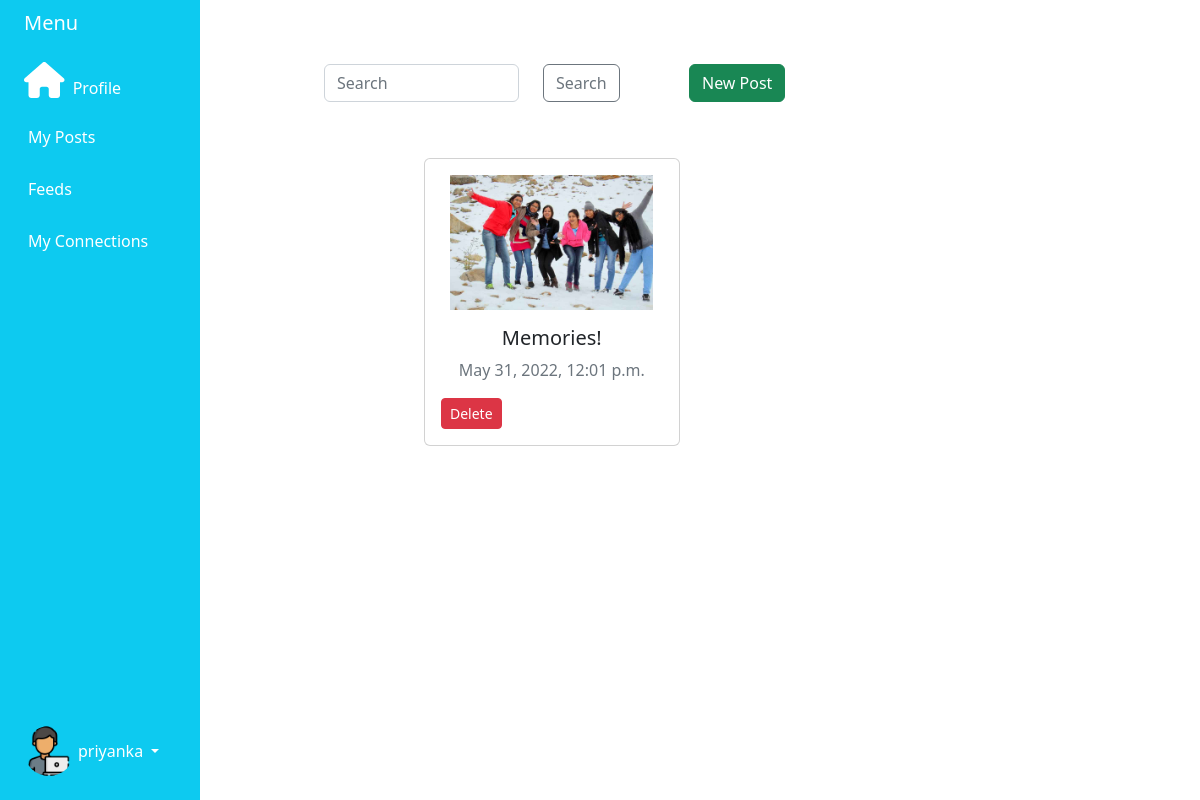
The page /social/mypost/ (signed in) on the database as committed earlier.
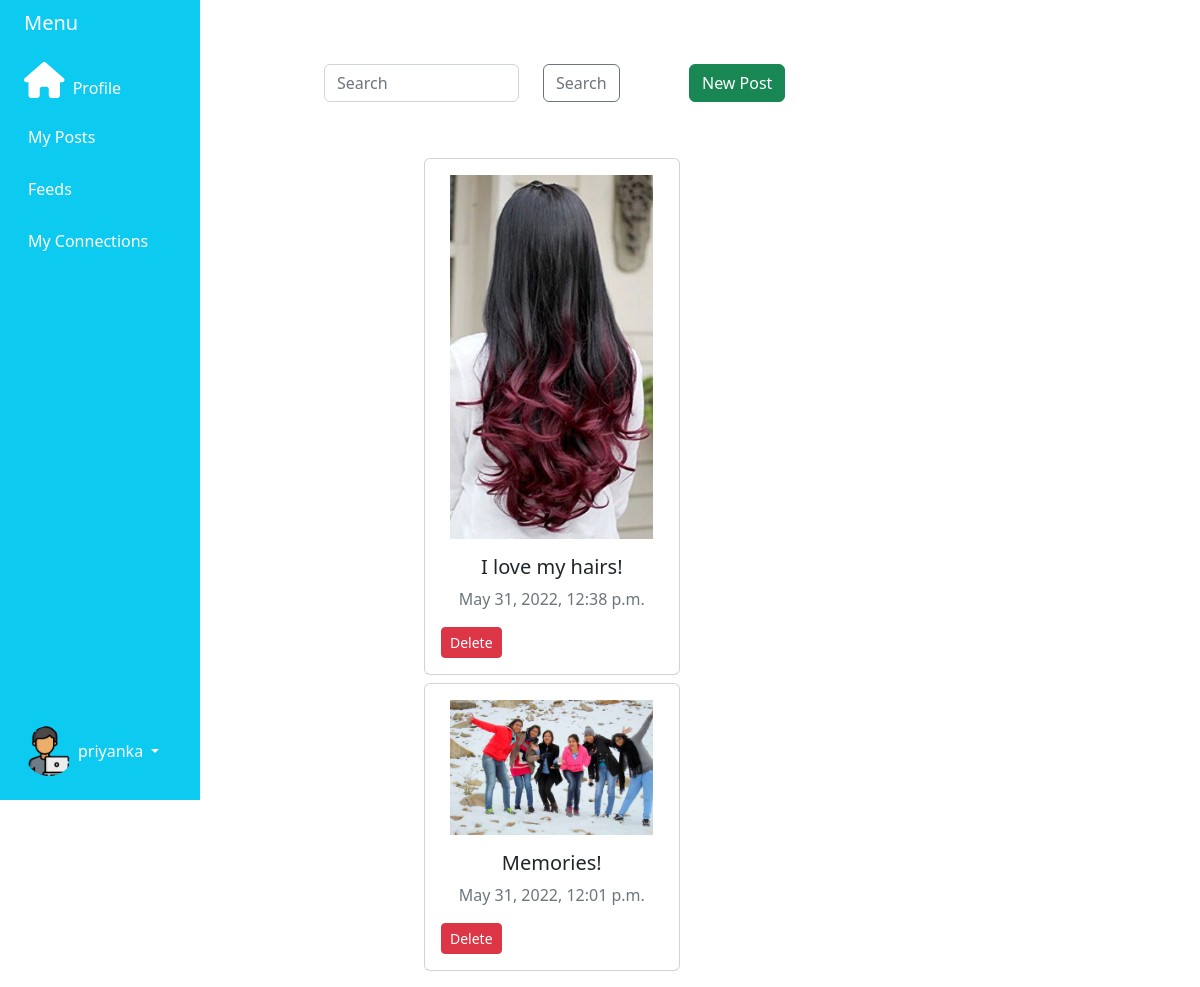
The same page on the database as committed later.
### social/models.py (models this page shows, shortened)
class MyPost(models.Model):
    pic = models.ImageField(upload_to = "images",null=True)
    subject = models.CharField(max_length=200)
    cr_date = models.DateTimeField(auto_now_add=True)
    uploaded_by = models.ForeignKey(to=django_user, on_delete=CASCADE,null=True, blank=True)

### social/views.py (the view)
# urls.py: path('mypost/',views.MyPostListView.as_view()),
@method_decorator(login_required,name="dispatch")
class MyPostListView(ListView):
    model = MyPost
    def get_queryset(self):
        si = self.request.GET.get("si")
        if si == None:
            si = ""
        return MyPost.objects.filter(Q(uploaded_by = self.request.user)).filter(Q(subject__icontains = si)).order_by("-id")

### social/templates/social/mypost_list.html
{% extends 'base.html' %}
{% block content %}
<br><br>
    <div class="container">
        <form>
        <div class="row justify-content-start">
          <div class="col-3">
            <input value="{{ request.GET.si }}" class="form-control col-2" type="search" placeholder="Search" aria-label="Search" name="si">
          </div>
          <div class="col-2">
            <button class="btn btn-outline-secondary my-2 my-sm-0" type="submit" value="Search">Search</button>
          </div>
          <div class="col-2">
            <a href="/social/mypost/create" class="btn btn-success">New Post</a>
          </div>
        </div>
</form>
</div>
<br><br>
<div class="container">
{% for n1 in mypost_list %}
<div class="card ml-4 mt-2" style="width: 30%; margin-left: 100px; ">
    <img class="card-img-top mx-auto pt-3" src="/media/{{n1.pic}}" alt="Card image cap" style="width: 80%;">
    <div class="card-body">
      <h5 class="card-title alin text-center">{{ n1.subject }}</h5>
      <p class="text-secondary mx-auto text-center">{{ n1.cr_date }}</p>
      <a href="/social/mypost/delete/{{n1.id}}" class="btn btn-danger btn-sm">Delete</a>
    </div>
  </div>
{% endfor %}
</div>
{% endblock %}

### social/templates/base.html (shortened to what this page needs)
{% load static %}
<!DOCTYPE html>
<html lang="en">
<head>
    <link href="https://cdn.jsdelivr.net/npm/bootstrap@5.2.0-beta1/dist/css/bootstrap.min.css" rel="stylesheet">
    <link href="{% static 'styles.css' %}" rel="stylesheet">
</head>
<body>
<div class="container-fluid">
    <div class="row flex-nowrap">
        <div class="col-auto col-md-3 col-xl-2 px-sm-2 px-0 bg-info" style="position: fixed;">
            <div class="d-flex flex-column align-items-center align-items-sm-start px-3 pt-2 text-white min-vh-100">
                <a href="/" class="d-flex align-items-center pb-3 mb-md-0 me-md-auto text-white text-decoration-none">
                    <span class="fs-5 d-none d-sm-inline">Menu</span>
                </a>
                <ul class="nav nav-pills flex-column mb-sm-auto mb-0 align-items-center align-items-sm-start" id="menu">
                        {% if user.is_authenticated %}
                        <a href="/social/home" class="nav-link align-middle px-0 text-white">
                            <i class='fas fa-home' style='font-size:36px'></i> <span class="ms-1 d-none d-sm-inline">Profile</span>
                        </a>
                        <a href="/social/mypost" class="nav-link px-0 align-middle">
                             <span class="ms-1 d-none d-sm-inline text-white">My Posts</span></a>
                        <a href="/social/feeds" class="nav-link px-0 align-middle">
                             <span class="ms-1 d-none d-sm-inline text-white">Feeds</span></a>
                        <a href="/social/connections" class="nav-link px-0 align-middle">
                             <span class="ms-1 d-none d-sm-inline text-white">My Connections</span></a>
                        {% endif %}
                </ul>
                <div class="dropdown pb-4">
                    <a href="#" class="d-flex align-items-center text-white text-decoration-none dropdown-toggle" id="dropdownUser1" data-bs-toggle="dropdown" aria-expanded="false">
                        <img src="{% static 'social/Images/programmer.png' %}" alt="hugenerd" width="50" height="50" class="rounded-circle">
                        <span class="d-none d-sm-inline mx-1">{{user.first_name}}</span>
                    </a>
                </div>
            </div>
        </div>
        <div class="col py-3" style="margin-left: 300px;">
            {% block content %}
            {% endblock %}
        </div>
    </div>
</div>
</body>
</html>

Rows that differ between the two databases and show on the page:
added MyPost: pic (picture), subject "I love my hairs!", cr_date "May 31, 2022, 12:38 p.m."
